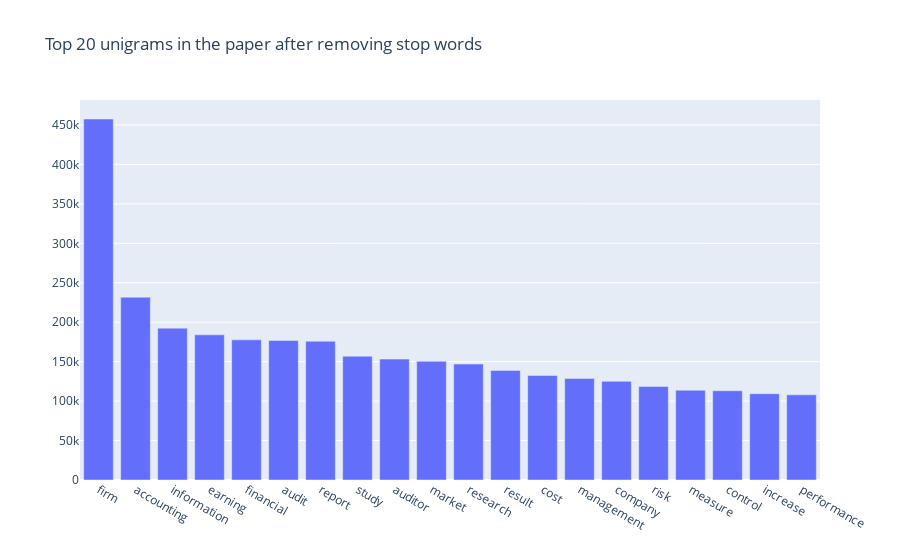

This figure's notebook cell:
### Markdown cell above
## Unigrams

### Code cell
from plotly.offline import plot
import plotly.graph_objects as go
import plotly.express as px

def get_top_n_words(corpus, n=None):
    vec = CountVectorizer(stop_words=stop_list).fit(corpus)
    bag_of_words = vec.transform(corpus)
    sum_words = bag_of_words.sum(axis=0) 
    words_freq = [(word, sum_words[0, idx]) for word, idx in vec.vocabulary_.items()]
    words_freq =sorted(words_freq, key = lambda x: x[1], reverse=True)
    return words_freq[:n]
common_words = get_top_n_words(dt3c['content_10'], NUM_OF_WORDS_IN_EACH_TOPIC)
df2 = pd.DataFrame(common_words, columns = ['unigram' , 'count'])

fig = go.Figure([go.Bar(x=df2['unigram'], y=df2['count'])])
fig.update_layout(title=go.layout.Title(text="Top {} unigrams in the paper after removing stop words".format(NUM_OF_WORDS_IN_EACH_TOPIC)))
fig.show()

### Figure 1 — Plotly figure (JSON) as saved in the notebook; plotly's stock layout.template omitted (floating-point values rounded to 4 significant figures)
{"data": [{"type": "bar", "x": ["firm", "accounting", "information", "earning", "financial", "audit", "report", "study", "auditor", "market", "research", "result", "cost", "management", "company", "risk", "measure", "control", "increase", "performance"], "y": [457562, 231669, 192462, 183965, 177614, 176832, 175867, 156923, 153217, 150385, 146949, 138923, 132469, 128702, 125093, 118545, 113790, 113157, 109371, 107896]}], "layout": {"title": {"text": "Top 20 unigrams in the paper after removing stop words"}}}
